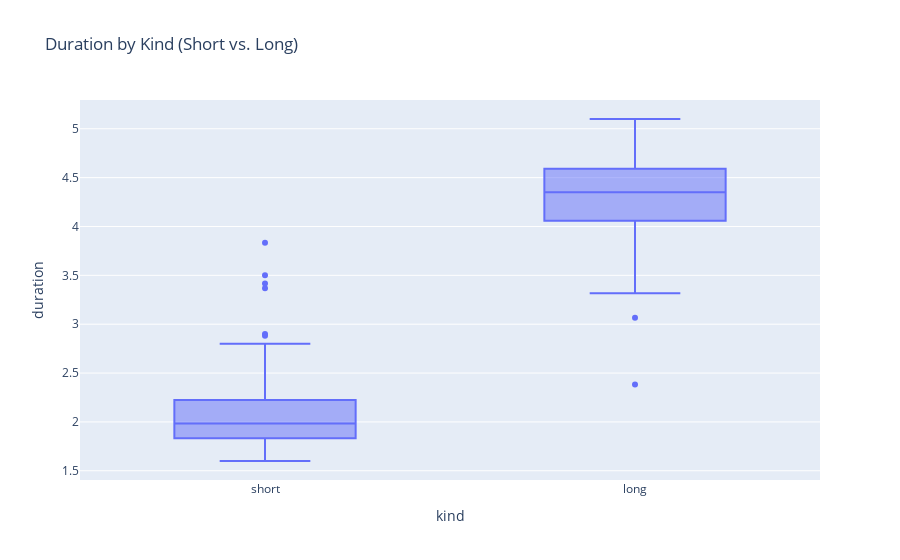

Notebook code for this chart:
### Code cell
#question 11

import plotly.express as px

# Create a new column 'kind' based on waiting time
old_faithful['kind'] = ['short' if w < 68 else 'long' for w in old_faithful['waiting']]

import statsmodels.formula.api as smf
from IPython.display import display

# Fit the model with the indicator variable 'kind'
model = smf.ols('duration ~ C(kind, Treatment(reference="short"))', data=old_faithful).fit()

# Display the model summary
display(model.summary().tables[1])

# Create a box plot of duration by kind
fig = px.box(old_faithful, x='kind', y='duration', 
             title='Duration by Kind (Short vs. Long)', 
             category_orders={'kind': ['short', 'long']})

# Show the plot
fig.show()

### Figure 1 — Plotly figure (JSON) as saved in the notebook; plotly's stock layout.template omitted (floating-point values rounded to 4 significant figures; data arrays with more than 128 entries replaced by an {"elided": "..."} marker saying what was removed)
{"data": [{"alignmentgroup": "True", "hovertemplate": "kind=%{x}<br>duration=%{y}<extra></extra>", "legendgroup": "", "marker": {"color": "#636efa"}, "name": "", "notched": false, "offsetgroup": "", "orientation": "v", "showlegend": false, "type": "box", "x": {"elided": "272 str values"}, "x0": " ", "xaxis": "x", "y": {"elided": "272 float values"}, "y0": " ", "yaxis": "y"}], "layout": {"boxmode": "group", "legend": {"tracegroupgap": 0}, "title": {"text": "Duration by Kind (Short vs. Long)"}, "xaxis": {"anchor": "y", "categoryarray": ["short", "long"], "categoryorder": "array", "domain": [0, 1], "title": {"text": "kind"}}, "yaxis": {"anchor": "x", "domain": [0, 1], "title": {"text": "duration"}}}}
